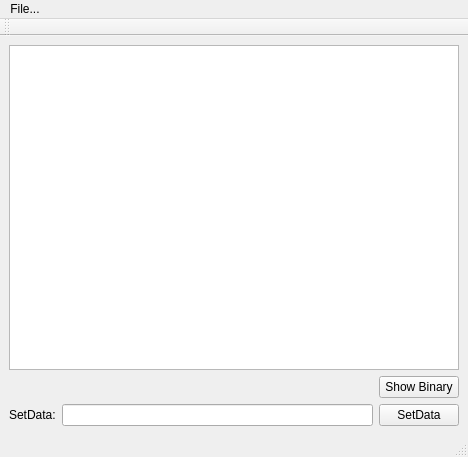
<?xml version="1.0" encoding="UTF-8"?>
<ui version="4.0">
 <class>MainWindow</class>
 <widget class="QMainWindow" name="MainWindow">
  <property name="geometry">
   <rect>
    <x>0</x>
    <y>0</y>
    <width>468</width>
    <height>457</height>
   </rect>
  </property>
  <property name="windowTitle">
   <string>MainWindow</string>
  </property>
  <widget class="QWidget" name="centralwidget">
   <layout class="QVBoxLayout" name="verticalLayout">
    <item>
     <widget class="QTableView" name="tableView">
      <property name="font">
       <font>
        <pointsize>7</pointsize>
       </font>
      </property>
      <property name="showGrid">
       <bool>true</bool>
      </property>
      <attribute name="horizontalHeaderMinimumSectionSize">
       <number>45</number>
      </attribute>
      <attribute name="horizontalHeaderDefaultSectionSize">
       <number>45</number>
      </attribute>
      <attribute name="verticalHeaderMinimumSectionSize">
       <number>30</number>
      </attribute>
      <attribute name="verticalHeaderHighlightSections">
       <bool>true</bool>
      </attribute>
     </widget>
    </item>
    <item>
     <layout class="QGridLayout" name="gridLayout">
      <item row="0" column="1">
       <widget class="QPushButton" name="binBtn">
        <property name="text">
         <string>Show Binary</string>
        </property>
       </widget>
      </item>
      <item row="0" column="0">
       <spacer name="horizontalSpacer">
        <property name="orientation">
         <enum>Qt::Horizontal</enum>
        </property>
        <property name="sizeHint" stdset="0">
         <size>
          <width>40</width>
          <height>20</height>
         </size>
        </property>
       </spacer>
      </item>
     </layout>
    </item>
    <item>
     <layout class="QHBoxLayout" name="horizontalLayout_2">
      <item>
       <widget class="QLabel" name="label">
        <property name="text">
         <string>SetData:</string>
        </property>
       </widget>
      </item>
      <item>
       <widget class="QLineEdit" name="dataField"/>
      </item>
      <item>
       <widget class="QPushButton" name="setDataButton">
        <property name="text">
         <string>SetData</string>
        </property>
       </widget>
      </item>
     </layout>
    </item>
   </layout>
  </widget>
  <widget class="QMenuBar" name="menubar">
   <property name="geometry">
    <rect>
     <x>0</x>
     <y>0</y>
     <width>468</width>
     <height>25</height>
    </rect>
   </property>
   <widget class="QMenu" name="menuFile">
    <property name="title">
     <string>File...</string>
    </property>
    <addaction name="actionLoad"/>
    <addaction name="actionOpenRGB"/>
    <addaction name="actionSave"/>
   </widget>
   <addaction name="menuFile"/>
  </widget>
  <widget class="QStatusBar" name="statusbar"/>
  <widget class="QToolBar" name="toolBar">
   <property name="windowTitle">
    <string>toolBar</string>
   </property>
   <attribute name="toolBarArea">
    <enum>TopToolBarArea</enum>
   </attribute>
   <attribute name="toolBarBreak">
    <bool>false</bool>
   </attribute>
  </widget>
  <action name="actionSave">
   <property name="text">
    <string>Save</string>
   </property>
  </action>
  <action name="actionLoad">
   <property name="text">
    <string>Open</string>
   </property>
  </action>
  <action name="actionOpenRGB">
   <property name="text">
    <string>Open Image (RGB)</string>
   </property>
  </action>
 </widget>
 <resources/>
 <connections/>
</ui>
